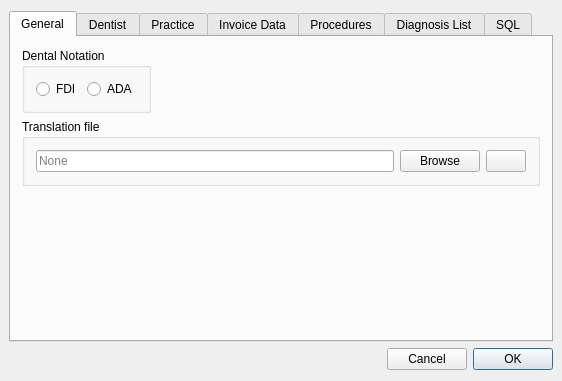
<?xml version="1.0" encoding="UTF-8"?>
<ui version="4.0">
 <class>SettingsDialog</class>
 <widget class="QDialog" name="SettingsDialog">
  <property name="geometry">
   <rect>
    <x>0</x>
    <y>0</y>
    <width>562</width>
    <height>381</height>
   </rect>
  </property>
  <property name="minimumSize">
   <size>
    <width>0</width>
    <height>0</height>
   </size>
  </property>
  <property name="windowTitle">
   <string>SettingsDialog</string>
  </property>
  <layout class="QVBoxLayout" name="verticalLayout">
   <property name="leftMargin">
    <number>9</number>
   </property>
   <property name="rightMargin">
    <number>9</number>
   </property>
   <item>
    <widget class="QTabWidget" name="tabWidget">
     <property name="sizePolicy">
      <sizepolicy hsizetype="Expanding" vsizetype="Expanding">
       <horstretch>0</horstretch>
       <verstretch>0</verstretch>
      </sizepolicy>
     </property>
     <property name="currentIndex">
      <number>0</number>
     </property>
     <widget class="QWidget" name="generalTab">
      <attribute name="title">
       <string>General</string>
      </attribute>
      <layout class="QVBoxLayout" name="verticalLayout_3">
       <item>
        <layout class="QHBoxLayout" name="horizontalLayout_8">
         <item>
          <widget class="QGroupBox" name="groupBox">
           <property name="title">
            <string>Dental Notation</string>
           </property>
           <layout class="QHBoxLayout" name="horizontalLayout_4">
            <item>
             <widget class="QRadioButton" name="fdiButton">
              <property name="text">
               <string>FDI</string>
              </property>
             </widget>
            </item>
            <item>
             <widget class="QRadioButton" name="adaButton">
              <property name="text">
               <string>ADA</string>
              </property>
             </widget>
            </item>
           </layout>
          </widget>
         </item>
         <item>
          <spacer name="horizontalSpacer_5">
           <property name="orientation">
            <enum>Qt::Orientation::Horizontal</enum>
           </property>
           <property name="sizeHint" stdset="0">
            <size>
             <width>40</width>
             <height>20</height>
            </size>
           </property>
          </spacer>
         </item>
        </layout>
       </item>
       <item>
        <widget class="QGroupBox" name="groupBox_3">
         <property name="title">
          <string>Translation file</string>
         </property>
         <layout class="QHBoxLayout" name="horizontalLayout_7">
          <item>
           <widget class="QLineEdit" name="tsEdit">
            <property name="text">
             <string/>
            </property>
            <property name="readOnly">
             <bool>true</bool>
            </property>
            <property name="placeholderText">
             <string>None</string>
            </property>
           </widget>
          </item>
          <item>
           <widget class="QPushButton" name="tsButton">
            <property name="text">
             <string>Browse</string>
            </property>
           </widget>
          </item>
          <item>
           <widget class="QPushButton" name="removeTsButton">
            <property name="toolTip">
             <string>Remove Translation File</string>
            </property>
            <property name="text">
             <string/>
            </property>
           </widget>
          </item>
         </layout>
        </widget>
       </item>
       <item>
        <spacer name="verticalSpacer_3">
         <property name="orientation">
          <enum>Qt::Orientation::Vertical</enum>
         </property>
         <property name="sizeHint" stdset="0">
          <size>
           <width>20</width>
           <height>151</height>
          </size>
         </property>
        </spacer>
       </item>
      </layout>
     </widget>
     <widget class="QWidget" name="doctorSettings">
      <attribute name="title">
       <string>Dentist</string>
      </attribute>
      <layout class="QVBoxLayout" name="verticalLayout_22">
       <item>
        <layout class="QHBoxLayout" name="horizontalLayout_27">
         <item>
          <layout class="QVBoxLayout" name="verticalLayout_20">
           <item>
            <widget class="QLabel" name="label_23">
             <property name="text">
              <string>First name::</string>
             </property>
            </widget>
           </item>
           <item>
            <widget class="QLabel" name="label_25">
             <property name="text">
              <string>Last name::</string>
             </property>
            </widget>
           </item>
           <item>
            <widget class="QLabel" name="label_28">
             <property name="text">
              <string>Password:</string>
             </property>
            </widget>
           </item>
          </layout>
         </item>
         <item>
          <layout class="QVBoxLayout" name="verticalLayout_21">
           <property name="spacing">
            <number>6</number>
           </property>
           <item>
            <layout class="QHBoxLayout" name="horizontalLayout_29">
             <item>
              <widget class="NameEdit" name="fNameEdit">
               <property name="sizePolicy">
                <sizepolicy hsizetype="Preferred" vsizetype="Preferred">
                 <horstretch>0</horstretch>
                 <verstretch>0</verstretch>
                </sizepolicy>
               </property>
               <property name="maxLength">
                <number>50</number>
               </property>
              </widget>
             </item>
             <item>
              <spacer name="horizontalSpacer_21">
               <property name="orientation">
                <enum>Qt::Orientation::Horizontal</enum>
               </property>
               <property name="sizeHint" stdset="0">
                <size>
                 <width>40</width>
                 <height>20</height>
                </size>
               </property>
              </spacer>
             </item>
            </layout>
           </item>
           <item>
            <layout class="QHBoxLayout" name="horizontalLayout_31">
             <item>
              <widget class="NameEdit" name="lNameEdit">
               <property name="sizePolicy">
                <sizepolicy hsizetype="Preferred" vsizetype="Preferred">
                 <horstretch>0</horstretch>
                 <verstretch>0</verstretch>
                </sizepolicy>
               </property>
               <property name="maxLength">
                <number>50</number>
               </property>
              </widget>
             </item>
             <item>
              <spacer name="horizontalSpacer_23">
               <property name="orientation">
                <enum>Qt::Orientation::Horizontal</enum>
               </property>
               <property name="sizeHint" stdset="0">
                <size>
                 <width>40</width>
                 <height>20</height>
                </size>
               </property>
              </spacer>
             </item>
            </layout>
           </item>
           <item>
            <layout class="QHBoxLayout" name="horizontalLayout_34">
             <item>
              <widget class="LineEdit" name="doctorPassEdit">
               <property name="sizePolicy">
                <sizepolicy hsizetype="Preferred" vsizetype="Preferred">
                 <horstretch>0</horstretch>
                 <verstretch>0</verstretch>
                </sizepolicy>
               </property>
               <property name="maxLength">
                <number>20</number>
               </property>
               <property name="echoMode">
                <enum>QLineEdit::EchoMode::Normal</enum>
               </property>
               <property name="placeholderText">
                <string>No password</string>
               </property>
              </widget>
             </item>
             <item>
              <spacer name="horizontalSpacer_26">
               <property name="orientation">
                <enum>Qt::Orientation::Horizontal</enum>
               </property>
               <property name="sizeHint" stdset="0">
                <size>
                 <width>40</width>
                 <height>20</height>
                </size>
               </property>
              </spacer>
             </item>
            </layout>
           </item>
          </layout>
         </item>
        </layout>
       </item>
       <item>
        <spacer name="verticalSpacer_5">
         <property name="orientation">
          <enum>Qt::Orientation::Vertical</enum>
         </property>
         <property name="sizeHint" stdset="0">
          <size>
           <width>0</width>
           <height>20</height>
          </size>
         </property>
        </spacer>
       </item>
      </layout>
     </widget>
     <widget class="QWidget" name="practiceSettings">
      <attribute name="title">
       <string>Practice</string>
      </attribute>
      <layout class="QVBoxLayout" name="verticalLayout_19">
       <item>
        <widget class="QGroupBox" name="groupBox_2">
         <property name="title">
          <string>Dentists</string>
         </property>
         <layout class="QVBoxLayout" name="verticalLayout_23">
          <item>
           <layout class="QHBoxLayout" name="horizontalLayout_6">
            <item>
             <widget class="QListWidget" name="dentistList">
              <property name="sizePolicy">
               <sizepolicy hsizetype="Expanding" vsizetype="Expanding">
                <horstretch>0</horstretch>
                <verstretch>0</verstretch>
               </sizepolicy>
              </property>
              <property name="minimumSize">
               <size>
                <width>0</width>
                <height>0</height>
               </size>
              </property>
             </widget>
            </item>
            <item>
             <layout class="QVBoxLayout" name="verticalLayout_5">
              <item>
               <widget class="QPushButton" name="addDentist">
                <property name="sizePolicy">
                 <sizepolicy hsizetype="Preferred" vsizetype="Fixed">
                  <horstretch>0</horstretch>
                  <verstretch>0</verstretch>
                 </sizepolicy>
                </property>
                <property name="minimumSize">
                 <size>
                  <width>0</width>
                  <height>0</height>
                 </size>
                </property>
                <property name="text">
                 <string>Add Dentist</string>
                </property>
               </widget>
              </item>
              <item>
               <widget class="QPushButton" name="removeDentist">
                <property name="sizePolicy">
                 <sizepolicy hsizetype="Preferred" vsizetype="Fixed">
                  <horstretch>0</horstretch>
                  <verstretch>0</verstretch>
                 </sizepolicy>
                </property>
                <property name="text">
                 <string>Remove Dentist</string>
                </property>
               </widget>
              </item>
              <item>
               <spacer name="verticalSpacer">
                <property name="orientation">
                 <enum>Qt::Orientation::Vertical</enum>
                </property>
                <property name="sizeType">
                 <enum>QSizePolicy::Policy::Expanding</enum>
                </property>
                <property name="sizeHint" stdset="0">
                 <size>
                  <width>40</width>
                  <height>20</height>
                 </size>
                </property>
               </spacer>
              </item>
             </layout>
            </item>
           </layout>
          </item>
         </layout>
        </widget>
       </item>
      </layout>
     </widget>
     <widget class="QWidget" name="companySettings">
      <attribute name="title">
       <string>Invoice Data</string>
      </attribute>
      <layout class="QVBoxLayout" name="verticalLayout_2">
       <item>
        <layout class="QHBoxLayout" name="horizontalLayout_21">
         <item>
          <layout class="QVBoxLayout" name="verticalLayout_8">
           <item>
            <widget class="QLabel" name="label_2">
             <property name="text">
              <string>Company:</string>
             </property>
            </widget>
           </item>
           <item>
            <widget class="QLabel" name="label_7">
             <property name="text">
              <string>Address:</string>
             </property>
            </widget>
           </item>
           <item>
            <widget class="QLabel" name="label_9">
             <property name="text">
              <string>Identifier:</string>
             </property>
            </widget>
           </item>
           <item>
            <widget class="QLabel" name="label">
             <property name="text">
              <string>VAT:</string>
             </property>
            </widget>
           </item>
           <item>
            <widget class="QLabel" name="label_3">
             <property name="text">
              <string>Currency:</string>
             </property>
            </widget>
           </item>
           <item>
            <widget class="QLabel" name="label_20">
             <property name="text">
              <string>Bank:</string>
             </property>
            </widget>
           </item>
           <item>
            <widget class="QLabel" name="label_19">
             <property name="text">
              <string>IBAN:</string>
             </property>
            </widget>
           </item>
           <item>
            <widget class="QLabel" name="label_21">
             <property name="text">
              <string>BIC (SWIFT):</string>
             </property>
            </widget>
           </item>
          </layout>
         </item>
         <item>
          <layout class="QVBoxLayout" name="verticalLayout_14">
           <item>
            <layout class="QHBoxLayout" name="horizontalLayout_25">
             <item>
              <widget class="LineEdit" name="companyEdit">
               <property name="sizePolicy">
                <sizepolicy hsizetype="Preferred" vsizetype="Fixed">
                 <horstretch>0</horstretch>
                 <verstretch>0</verstretch>
                </sizepolicy>
               </property>
               <property name="maxLength">
                <number>70</number>
               </property>
              </widget>
             </item>
             <item>
              <spacer name="horizontalSpacer_16">
               <property name="orientation">
                <enum>Qt::Orientation::Horizontal</enum>
               </property>
               <property name="sizeHint" stdset="0">
                <size>
                 <width>40</width>
                 <height>20</height>
                </size>
               </property>
              </spacer>
             </item>
            </layout>
           </item>
           <item>
            <layout class="QHBoxLayout" name="horizontalLayout_19">
             <item>
              <widget class="LineEdit" name="addressEdit">
               <property name="sizePolicy">
                <sizepolicy hsizetype="Preferred" vsizetype="Fixed">
                 <horstretch>0</horstretch>
                 <verstretch>0</verstretch>
                </sizepolicy>
               </property>
               <property name="maxLength">
                <number>100</number>
               </property>
              </widget>
             </item>
             <item>
              <spacer name="horizontalSpacer_8">
               <property name="orientation">
                <enum>Qt::Orientation::Horizontal</enum>
               </property>
               <property name="sizeType">
                <enum>QSizePolicy::Policy::Expanding</enum>
               </property>
               <property name="sizeHint" stdset="0">
                <size>
                 <width>40</width>
                 <height>20</height>
                </size>
               </property>
              </spacer>
             </item>
            </layout>
           </item>
           <item>
            <layout class="QHBoxLayout" name="horizontalLayout_18">
             <item>
              <widget class="LineEdit" name="identifierEdit">
               <property name="sizePolicy">
                <sizepolicy hsizetype="Preferred" vsizetype="Fixed">
                 <horstretch>0</horstretch>
                 <verstretch>0</verstretch>
                </sizepolicy>
               </property>
               <property name="maxLength">
                <number>13</number>
               </property>
              </widget>
             </item>
             <item>
              <spacer name="horizontalSpacer_9">
               <property name="orientation">
                <enum>Qt::Orientation::Horizontal</enum>
               </property>
               <property name="sizeHint" stdset="0">
                <size>
                 <width>40</width>
                 <height>20</height>
                </size>
               </property>
              </spacer>
             </item>
            </layout>
           </item>
           <item>
            <layout class="QHBoxLayout" name="horizontalLayout_2">
             <property name="topMargin">
              <number>0</number>
             </property>
             <item>
              <widget class="QSpinBox" name="vatSpin">
               <property name="maximumSize">
                <size>
                 <width>61</width>
                 <height>16777215</height>
                </size>
               </property>
               <property name="buttonSymbols">
                <enum>QAbstractSpinBox::ButtonSymbols::NoButtons</enum>
               </property>
               <property name="suffix">
                <string>%</string>
               </property>
              </widget>
             </item>
             <item>
              <spacer name="horizontalSpacer_2">
               <property name="orientation">
                <enum>Qt::Orientation::Horizontal</enum>
               </property>
               <property name="sizeHint" stdset="0">
                <size>
                 <width>40</width>
                 <height>20</height>
                </size>
               </property>
              </spacer>
             </item>
            </layout>
           </item>
           <item>
            <layout class="QHBoxLayout" name="horizontalLayout_5">
             <property name="topMargin">
              <number>0</number>
             </property>
             <item>
              <widget class="LineEdit" name="currencyEdit">
               <property name="sizePolicy">
                <sizepolicy hsizetype="Minimum" vsizetype="Fixed">
                 <horstretch>0</horstretch>
                 <verstretch>0</verstretch>
                </sizepolicy>
               </property>
               <property name="maximumSize">
                <size>
                 <width>61</width>
                 <height>16777215</height>
                </size>
               </property>
               <property name="maxLength">
                <number>4</number>
               </property>
              </widget>
             </item>
             <item>
              <spacer name="horizontalSpacer">
               <property name="orientation">
                <enum>Qt::Orientation::Horizontal</enum>
               </property>
               <property name="sizeHint" stdset="0">
                <size>
                 <width>40</width>
                 <height>20</height>
                </size>
               </property>
              </spacer>
             </item>
            </layout>
           </item>
           <item>
            <layout class="QHBoxLayout" name="horizontalLayout_16">
             <item>
              <widget class="LineEdit" name="bankEdit">
               <property name="sizePolicy">
                <sizepolicy hsizetype="Preferred" vsizetype="Fixed">
                 <horstretch>0</horstretch>
                 <verstretch>0</verstretch>
                </sizepolicy>
               </property>
               <property name="maxLength">
                <number>200</number>
               </property>
              </widget>
             </item>
             <item>
              <spacer name="horizontalSpacer_11">
               <property name="orientation">
                <enum>Qt::Orientation::Horizontal</enum>
               </property>
               <property name="sizeHint" stdset="0">
                <size>
                 <width>40</width>
                 <height>20</height>
                </size>
               </property>
              </spacer>
             </item>
            </layout>
           </item>
           <item>
            <layout class="QHBoxLayout" name="horizontalLayout_15">
             <item>
              <widget class="LineEdit" name="ibanEdit">
               <property name="sizePolicy">
                <sizepolicy hsizetype="Preferred" vsizetype="Fixed">
                 <horstretch>0</horstretch>
                 <verstretch>0</verstretch>
                </sizepolicy>
               </property>
               <property name="maxLength">
                <number>22</number>
               </property>
              </widget>
             </item>
             <item>
              <spacer name="horizontalSpacer_12">
               <property name="orientation">
                <enum>Qt::Orientation::Horizontal</enum>
               </property>
               <property name="sizeHint" stdset="0">
                <size>
                 <width>40</width>
                 <height>20</height>
                </size>
               </property>
              </spacer>
             </item>
            </layout>
           </item>
           <item>
            <layout class="QHBoxLayout" name="horizontalLayout_14">
             <item>
              <widget class="LineEdit" name="bicEdit">
               <property name="sizePolicy">
                <sizepolicy hsizetype="Preferred" vsizetype="Fixed">
                 <horstretch>0</horstretch>
                 <verstretch>0</verstretch>
                </sizepolicy>
               </property>
               <property name="maxLength">
                <number>8</number>
               </property>
              </widget>
             </item>
             <item>
              <spacer name="horizontalSpacer_13">
               <property name="orientation">
                <enum>Qt::Orientation::Horizontal</enum>
               </property>
               <property name="sizeHint" stdset="0">
                <size>
                 <width>58</width>
                 <height>20</height>
                </size>
               </property>
              </spacer>
             </item>
            </layout>
           </item>
          </layout>
         </item>
        </layout>
       </item>
       <item>
        <spacer name="verticalSpacer_2">
         <property name="orientation">
          <enum>Qt::Orientation::Vertical</enum>
         </property>
         <property name="sizeHint" stdset="0">
          <size>
           <width>20</width>
           <height>174</height>
          </size>
         </property>
        </spacer>
       </item>
      </layout>
     </widget>
     <widget class="QWidget" name="codeTab">
      <attribute name="title">
       <string>Procedures</string>
      </attribute>
      <layout class="QVBoxLayout" name="verticalLayout_25">
       <item>
        <widget class="ProcedureListView" name="priceListView" native="true">
         <property name="sizePolicy">
          <sizepolicy hsizetype="Preferred" vsizetype="Expanding">
           <horstretch>0</horstretch>
           <verstretch>0</verstretch>
          </sizepolicy>
         </property>
        </widget>
       </item>
       <item>
        <layout class="QHBoxLayout" name="horizontalLayout_3">
         <property name="topMargin">
          <number>0</number>
         </property>
         <item>
          <spacer name="horizontalSpacer_3">
           <property name="orientation">
            <enum>Qt::Orientation::Horizontal</enum>
           </property>
           <property name="sizeHint" stdset="0">
            <size>
             <width>40</width>
             <height>20</height>
            </size>
           </property>
          </spacer>
         </item>
         <item>
          <widget class="QPushButton" name="addButton">
           <property name="text">
            <string>Add Procedure</string>
           </property>
          </widget>
         </item>
         <item>
          <widget class="QPushButton" name="removeButton">
           <property name="text">
            <string>Remove Procedure</string>
           </property>
          </widget>
         </item>
         <item>
          <spacer name="horizontalSpacer_4">
           <property name="orientation">
            <enum>Qt::Orientation::Horizontal</enum>
           </property>
           <property name="sizeHint" stdset="0">
            <size>
             <width>40</width>
             <height>20</height>
            </size>
           </property>
          </spacer>
         </item>
        </layout>
       </item>
      </layout>
     </widget>
     <widget class="QWidget" name="diagnosisTab">
      <attribute name="title">
       <string>Diagnosis List</string>
      </attribute>
      <layout class="QVBoxLayout" name="verticalLayout_4">
       <item>
        <widget class="QListWidget" name="diagnosisList"/>
       </item>
       <item>
        <layout class="QHBoxLayout" name="horizontalLayout_9">
         <property name="topMargin">
          <number>0</number>
         </property>
         <item>
          <spacer name="horizontalSpacer_6">
           <property name="orientation">
            <enum>Qt::Orientation::Horizontal</enum>
           </property>
           <property name="sizeHint" stdset="0">
            <size>
             <width>40</width>
             <height>20</height>
            </size>
           </property>
          </spacer>
         </item>
         <item>
          <widget class="QPushButton" name="addDiagnosisButton">
           <property name="text">
            <string>Add Diagnosis</string>
           </property>
          </widget>
         </item>
         <item>
          <widget class="QPushButton" name="removeDiagnosisButton">
           <property name="text">
            <string>Remove Diagnosis</string>
           </property>
          </widget>
         </item>
         <item>
          <spacer name="horizontalSpacer_7">
           <property name="orientation">
            <enum>Qt::Orientation::Horizontal</enum>
           </property>
           <property name="sizeHint" stdset="0">
            <size>
             <width>40</width>
             <height>20</height>
            </size>
           </property>
          </spacer>
         </item>
        </layout>
       </item>
      </layout>
     </widget>
     <widget class="QWidget" name="sql">
      <attribute name="title">
       <string>SQL</string>
      </attribute>
      <layout class="QVBoxLayout" name="verticalLayout_24">
       <item>
        <spacer name="sqlSpacer1">
         <property name="orientation">
          <enum>Qt::Orientation::Vertical</enum>
         </property>
         <property name="sizeType">
          <enum>QSizePolicy::Policy::Expanding</enum>
         </property>
         <property name="sizeHint" stdset="0">
          <size>
           <width>40</width>
           <height>20</height>
          </size>
         </property>
        </spacer>
       </item>
       <item>
        <widget class="QLabel" name="sqlWarning">
         <property name="sizePolicy">
          <sizepolicy hsizetype="Preferred" vsizetype="Preferred">
           <horstretch>0</horstretch>
           <verstretch>0</verstretch>
          </sizepolicy>
         </property>
         <property name="text">
          <string>Warning! This section provides full control over the database. Certain queries may cause irreversible damage to the information it contains or disrupt the normal functioning of the program.</string>
         </property>
         <property name="alignment">
          <set>Qt::AlignmentFlag::AlignCenter</set>
         </property>
         <property name="wordWrap">
          <bool>true</bool>
         </property>
        </widget>
       </item>
       <item>
        <layout class="QHBoxLayout" name="horizontalLayout_36">
         <property name="bottomMargin">
          <number>0</number>
         </property>
         <item>
          <spacer name="horizontalSpacer_10">
           <property name="orientation">
            <enum>Qt::Orientation::Horizontal</enum>
           </property>
           <property name="sizeHint" stdset="0">
            <size>
             <width>40</width>
             <height>20</height>
            </size>
           </property>
          </spacer>
         </item>
         <item>
          <widget class="QPushButton" name="sqlAgree">
           <property name="text">
            <string>Proceed</string>
           </property>
          </widget>
         </item>
         <item>
          <spacer name="horizontalSpacer_28">
           <property name="orientation">
            <enum>Qt::Orientation::Horizontal</enum>
           </property>
           <property name="sizeHint" stdset="0">
            <size>
             <width>40</width>
             <height>20</height>
            </size>
           </property>
          </spacer>
         </item>
        </layout>
       </item>
       <item>
        <layout class="QHBoxLayout" name="horizontalLayout_17">
         <item>
          <widget class="QLineEdit" name="sqlEdit">
           <property name="enabled">
            <bool>true</bool>
           </property>
           <property name="placeholderText">
            <string>Enter query</string>
           </property>
          </widget>
         </item>
         <item>
          <widget class="QPushButton" name="sqlButton">
           <property name="enabled">
            <bool>true</bool>
           </property>
           <property name="text">
            <string>Execute</string>
           </property>
           <property name="autoDefault">
            <bool>true</bool>
           </property>
           <property name="default">
            <bool>true</bool>
           </property>
          </widget>
         </item>
        </layout>
       </item>
       <item>
        <widget class="QTableView" name="sqlTable">
         <property name="enabled">
          <bool>true</bool>
         </property>
         <property name="verticalScrollMode">
          <enum>QAbstractItemView::ScrollMode::ScrollPerItem</enum>
         </property>
         <property name="horizontalScrollMode">
          <enum>QAbstractItemView::ScrollMode::ScrollPerItem</enum>
         </property>
        </widget>
       </item>
       <item>
        <spacer name="sqlSpacer2">
         <property name="orientation">
          <enum>Qt::Orientation::Vertical</enum>
         </property>
         <property name="sizeType">
          <enum>QSizePolicy::Policy::Expanding</enum>
         </property>
         <property name="sizeHint" stdset="0">
          <size>
           <width>5</width>
           <height>20</height>
          </size>
         </property>
        </spacer>
       </item>
      </layout>
     </widget>
    </widget>
   </item>
   <item>
    <layout class="QHBoxLayout" name="horizontalLayout">
     <item>
      <widget class="QLabel" name="errorLabel">
       <property name="sizePolicy">
        <sizepolicy hsizetype="Expanding" vsizetype="Preferred">
         <horstretch>0</horstretch>
         <verstretch>0</verstretch>
        </sizepolicy>
       </property>
       <property name="minimumSize">
        <size>
         <width>0</width>
         <height>0</height>
        </size>
       </property>
       <property name="styleSheet">
        <string notr="true">color : red;</string>
       </property>
       <property name="text">
        <string/>
       </property>
      </widget>
     </item>
     <item>
      <widget class="QPushButton" name="cancelButton">
       <property name="text">
        <string>Cancel</string>
       </property>
      </widget>
     </item>
     <item>
      <widget class="QPushButton" name="okButton">
       <property name="text">
        <string>OK</string>
       </property>
       <property name="default">
        <bool>true</bool>
       </property>
      </widget>
     </item>
    </layout>
   </item>
  </layout>
 </widget>
 <layoutdefault spacing="6" margin="11"/>
 <customwidgets>
  <customwidget>
   <class>LineEdit</class>
   <extends>QLineEdit</extends>
   <header>View/uiComponents/LineEdit.h</header>
  </customwidget>
  <customwidget>
   <class>NameEdit</class>
   <extends>QLineEdit</extends>
   <header>View/uiComponents/NameEdit.h</header>
  </customwidget>
  <customwidget>
   <class>ProcedureListView</class>
   <extends>QWidget</extends>
   <header>View/SubWidgets/ProcedureListView.h</header>
   <container>1</container>
  </customwidget>
 </customwidgets>
 <resources/>
 <connections/>
</ui>
